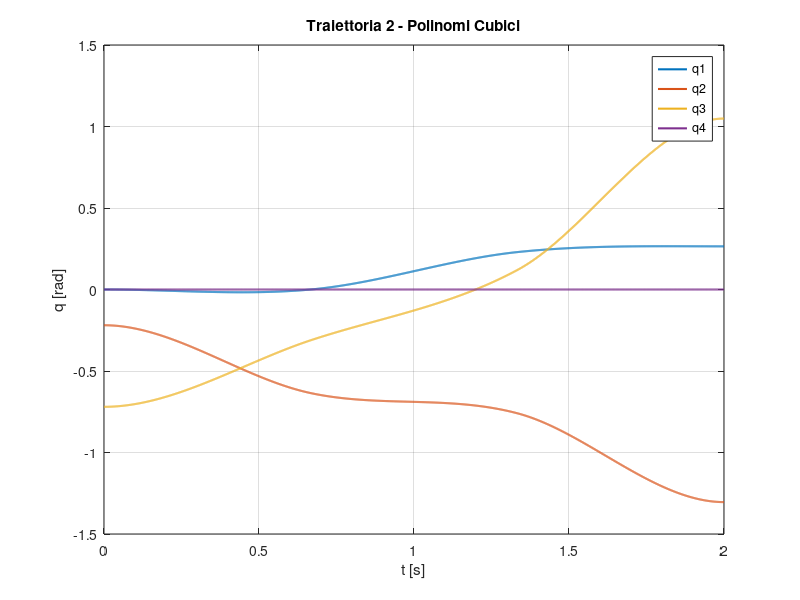

This chart was generated by the following MATLAB code:
function traj2 = traj_cubic_4Joints()
% Traiettoria 2: polinomi cubici (4 giunti)
% OUTPUT: traj2 = [t q1 q2 q3 q4] in radianti

close all; clc;

%% -------------------------------------------------------------
% 1) Via-points misurati dal CAD (in GRADI)
%     punti:  P1     P2      P3      P4
% --------------------------------------------------------------

Q2_deg = [ ...
     0        0      13.15    15.17;     % q1
   -12.56  -36.41   -43.51   -74.73;     % q2
   -41.24  -17.85     6.85    60.09;     % q3
     0        0        0        0];    % q4

% Conversione in radianti
Q = deg2rad(Q2_deg);

[n_joints, n_points] = size(Q);
n_segments = n_points - 1;

%% -------------------------------------------------------------
% 2) Assegnazione dei tempi per ogni via-point (modificabile)
% --------------------------------------------------------------

T_total = 2.0;                     % durata totale (s)
Tseg = T_total / n_segments;       % durata di ogni segmento
t_k = (0:n_segments) * Tseg;       % tempi dei via-points


%% -------------------------------------------------------------
% 3) Calcolo delle velocità nei via-points
%    v(1)=0, v(end)=0, interne = derivata centrale
% --------------------------------------------------------------

dq_k = zeros(n_joints, n_points);

for j = 1:n_joints
    dq_k(j,1)   = 0;   % velocità iniziale
    dq_k(j,end) = 0;   % velocità finale

    for k = 2:n_points-1
        dq_k(j,k) = (Q(j,k+1) - Q(j,k-1)) / (t_k(k+1) - t_k(k-1));
    end
end


%% -------------------------------------------------------------
% 4) Costruzione traiettoria continua
% --------------------------------------------------------------

dt = 0.001;
t = 0:dt:T_total;
N = length(t);

Q_traj = zeros(n_joints, N);

for seg = 1:n_segments

    t0 = t_k(seg);
    tf = t_k(seg+1);
    Tseg = tf - t0;

    idx = find(t >= t0 & t <= tf); 
    tau = t(idx) - t0;

    for j = 1:n_joints

        q0  = Q(j,seg);
        qf  = Q(j,seg+1);
        dq0 = dq_k(j,seg);
        dqf = dq_k(j,seg+1);

        % Coefficienti polinomio cubico
        a0 = q0;
        a1 = dq0;
        a2 = (3*(qf - q0)/Tseg^2) - (2*dq0 + dqf)/Tseg;
        a3 = (2*(q0 - qf)/Tseg^3) + (dq0 + dqf)/Tseg^2;

        Q_traj(j,idx) = a0 + a1*tau + a2*tau.^2 + a3*tau.^3;
    end
end


%% -------------------------------------------------------------
% 5) OUTPUT per Simulink
% --------------------------------------------------------------

traj2 = [t' Q_traj'];
assignin('base','traj2',traj2);


%% -------------------------------------------------------------
% 6) Plot di verifica
% --------------------------------------------------------------

figure;
plot(traj2(:,1), traj2(:,2:5),'LineWidth',1.5);
xlabel('t [s]'); ylabel('q [rad]');
grid on; legend('q1','q2','q3','q4');
title('Traiettoria 2 - Polinomi Cubici');

end
